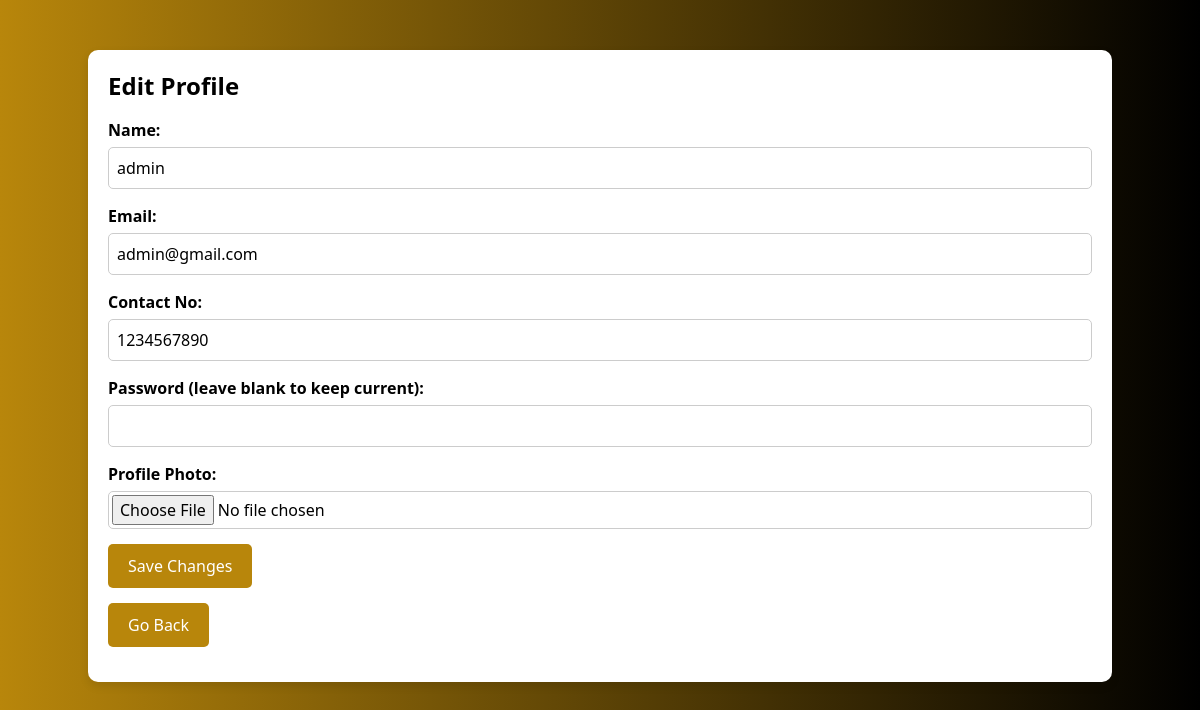
/edit_profile.php (signed in), run on the app's committed database.
### tables this page shows
CREATE TABLE `admin1` (
  `id` int(11) NOT NULL,
  `user` varchar(30) NOT NULL,
  `email` varchar(225) NOT NULL,
  `password` varchar(100) NOT NULL,
  `role` varchar(500) NOT NULL,
  `contact_number` varchar(15) DEFAULT NULL,
  `photo` varchar(255) DEFAULT NULL
);

### edit_profile.php (the view, shortened to what this page needs)
<?php
require 'db.php';
$user_id = $_SESSION['user_id'];
$stmt = $pdo->prepare("SELECT user, email, contact_number, photo FROM admin1 WHERE id = ?");
$stmt->execute([$user_id]);
$user = $stmt->fetch(PDO::FETCH_ASSOC);
?>
<!DOCTYPE html>
<html lang="en">
<head>
    <link rel="stylesheet" href="/itonatocuescano/CSS/fonts.css">
    <script src="https://cdn.tailwindcss.com"></script>
</head>
<body>
    <div class="container">
        <h1 class="text-2xl font-bold mb-4">Edit Profile</h1>
        <form method="POST" enctype="multipart/form-data">
            <div class="form-group">
                <label for="name">Name:</label>
                <input type="text" id="name" name="name" value="<?php echo htmlspecialchars($user['user']); ?>" required>
            </div>
            <div class="form-group">
                <label for="email">Email:</label>
                <input type="email" id="email" name="email" value="<?php echo htmlspecialchars($user['email']); ?>" required>
            </div>
            <div class="form-group">
                <label for="contact_number">Contact No:</label>
                <input type="text" id="contact_number" name="contact_number" value="<?php echo htmlspecialchars($user['contact_number']); ?>" required>
            </div>
            <div class="form-group">
                <label for="password">Password (leave blank to keep current):</label>
                <input type="password" id="password" name="password">
            </div>
            <div class="form-group">
                <label for="photo">Profile Photo:</label>
                <input type="file" id="photo" name="photo">
            </div>
            <div class="form-group">
                <button type="submit">Save Changes</button>
            </div>
            <div class="form-group">
            <a href="user_profile.php"><button>Go Back</button></a>
            </div>
        </form>
    </div>
</body>
</html>

### edit_profile.php (style rules this page uses)
body { background: linear-gradient(to right, #B8860B, #000); color: white; }
.container { max-width: 600px; margin: 50px auto; background: white; padding: 20px; border-radius: 10px; box-shadow: 0 4px 10px rgba(0, 0, 0, 0.1); color: black; }
.form-group { margin-bottom: 15px; }
.form-group label { font-weight: bold; }
.form-group input { width: 100%; padding: 8px; margin-top: 5px; border: 1px solid #ccc; border-radius: 5px; }
.form-group input[type="file"] { padding: 3px; }
.form-group button { background-color: #B8860B; color: white; padding: 10px 20px; border: none; border-radius: 5px; cursor: pointer; }

### data on the page
admin1: name "admin", email "admin@gmail.com", contact_number "1234567890"
